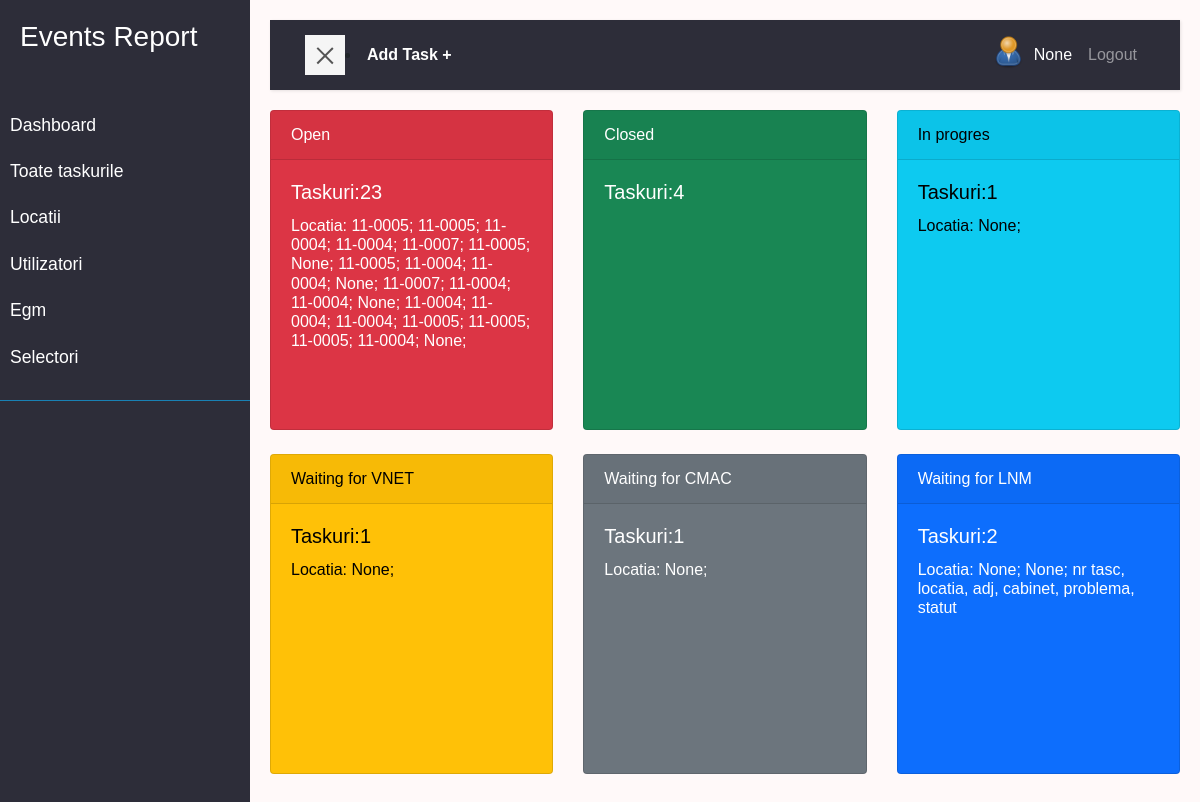
The app's page /dashboard/ (signed in), older data.
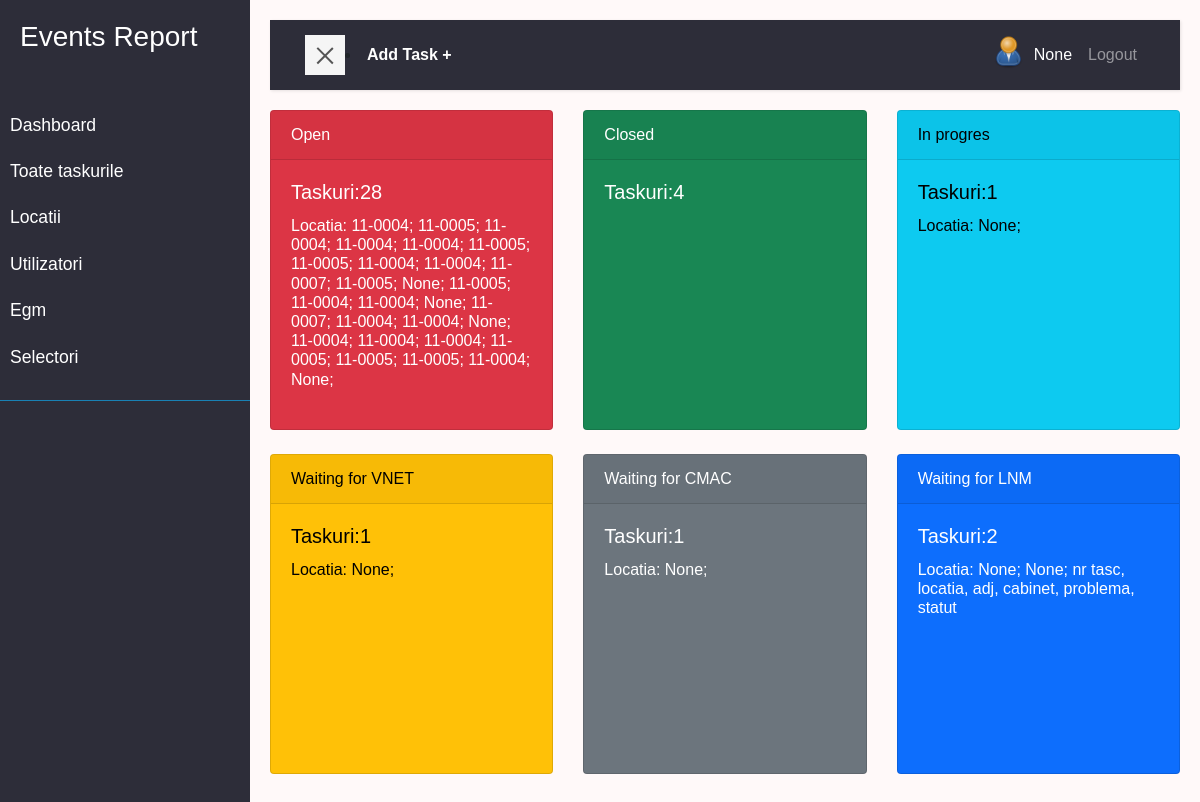
The same page, newer data.
### task/models.py (models this page shows, shortened)
class Task(models.Model):
    STAT = (
        ('open', 'Open'),
        ('closed', 'Closed'),
        ('in_progres', 'Progres'),
        ('waiting_vnet', 'VNET'),
        ('waiting_cmac', 'CMAC'),
        ('waiting_lnm', 'LNM'),
    )
    nr = models.BigAutoField(primary_key=True, unique=True, editable=False)
    created = models.DateTimeField(auto_now_add=True, null=True, blank=True)
    locatia = models.ForeignKey(
        Location, null=True, blank=True, on_delete=models.DO_NOTHING)
    egm = models.ForeignKey(Egm, null=True, blank=True,
                            on_delete=models.DO_NOTHING)
    owner = models.ForeignKey(
        Profile, null=True, blank=True, on_delete=models.DO_NOTHING)
    informatorul = models.CharField(max_length=200, blank=True, null=True)
    componenta = models.ForeignKey(
        'Componenta', null=True, blank=True, on_delete=models.DO_NOTHING)
    label = models.ForeignKey(
        'Label', null=True, blank=True, on_delete=models.DO_NOTHING)
    problema = models.TextField(blank=True, null=True)
    solutie = models.TextField(blank=True, null=True)
    sumar = models.TextField(blank=True, null=True)
    responsabil = models.CharField(max_length=200, blank=True, null=True)
    rezolutie = models.ForeignKey(
        'Rezolutie', null=True, blank=True, on_delete=models.DO_NOTHING)
    status = models.CharField(max_length=200, choices=STAT, default='open')
    data_inchidere = models.DateTimeField(null=True, blank=True)
    supervisor = models.CharField(max_length=200, blank=True, null=True)
    class Meta:
        ordering = ['-created']

### location/models.py (models this page shows)
class Location(models.Model):
    STAT = (
        ('deschisa', 'Deschisa'),
        ('inchisa', 'Inchisa'),
        ('in_progres', 'In progres'),
    )
    numar = models.CharField(max_length=200)
    name = models.CharField(max_length=200, null=True, blank=True)
    address = models.CharField(max_length=200, null=True, blank=True)
    status = models.CharField(max_length=200, choices=STAT)
    telefon = models.CharField(max_length=200, null=True, blank=True)
    adresa_ip = models.CharField(max_length=200, null=True, blank=True)
    manager = models.ForeignKey(
        'Manager', null=True, blank=True, on_delete=models.SET_NULL)
    data_deschidere = models.DateField(null=True, blank=True)
    data_inchidere = models.DateField(null=True, blank=True)
    created = models.DateTimeField(auto_now_add=True, null=True, blank=True)
    def __str__(self):
        return self.numar

### task/views.py (the view)
# urls.py: path('dashboard/', views.dashboard, name='dashboard') ,
@login_required(login_url='login')
def dashboard(request):
    open = Task.objects.filter(status='open')
    closed = Task.objects.filter(status='closed')
    progres = Task.objects.filter(status='in_progres')
    vnet = Task.objects.filter(status='waiting_vnet')
    cmac = Task.objects.filter(status='waiting_cmac')
    lnm = Task.objects.filter(status='waiting_lnm')
    context = {'open':open,'closed':closed,'progres':progres,
        'vnet':vnet,'cmac':cmac,'lnm':lnm}
    return render(request, 'task/dashboard.html', context)

### user/models.py (called while the page is built)
    @property
    def imageURL(self):
        try:
            url = self.profile_image.url
        except:
            url = ''
        return url

### task/templates/task/dashboard.html (shortened to what this page needs)
{% extends 'main.html' %}
{% block content %}
<div class="row g-2 ">
    <div class="col-4">
            <div class="card text-bg-danger mb-3 cardsize">
            <a href="{% url 'tasks-filtred' 'Open' %}" >
            <div class="card-header">Open</div>
            <div class="card-body">
              <h5 class="card-title">Taskuri:{{open.count}} </h5>
              <h6 class="card-text">Locatia: {% for loc in open %}
                                                {{loc.locatia}};
                                            {% endfor %}
              </h6>
            </div>
          </div>
      </div>
      <div class="col-4">
        <div class="card text-bg-success mb-3 cardsize">
        <a href="{% url 'tasks-filtred' 'Closed' %}" >
        <div class="card-header">Closed</div>
        <div class="card-body">
          <h5 class="card-title">Taskuri:{{closed.count}} </h5>
        </div>
      </div>
  </div>
  <div class="col-4">
    <div class="card text-bg-info mb-3 cardsize">
        <a href="{% url 'tasks-filtred' 'Progres' %}" >
    <div class="card-header">In progres</div>
    <div class="card-body">
      <h5 class="card-title">Taskuri:{{progres.count}} </h5>
      <h6 class="card-text">Locatia: {% for loc in progres %}
                                        {{loc.locatia}};
                                    {% endfor %}
      </h6>
    </div>
  </div>
</div>
<div class="col-4">
    <div class="card text-bg-warning mb-3 cardsize">
        <a href="{% url 'tasks-filtred' 'VNET' %}" >
    <div class="card-header">Waiting for VNET</div>
    <div class="card-body">
      <h5 class="card-title">Taskuri:{{vnet.count}} </h5>
      <h6 class="card-text">Locatia: {% for loc in vnet %}
                                {{loc.locatia}};
                            {% endfor %}
      </h6>
    </div>
  </div>
</div>
<div class="col-4">
    <div class="card text-bg-secondary mb-3 cardsize">
        <a href="{% url 'tasks-filtred' 'CMAC' %}" >
    <div class="card-header">Waiting for CMAC</div>
    <div class="card-body">
      <h5 class="card-title">Taskuri:{{cmac.count}} </h5>
      <h6 class="card-text">Locatia: {% for loc in cmac %}
                                        {{loc.locatia}};
                                    {% endfor %}
      </h6>
    </div>
  </div>
</div>
<div class="col-4">
    <div class="card text-bg-primary mb-3 cardsize">
    <a href="{% url 'tasks-filtred' 'LNM' %}" >
    <div class="card-header">Waiting for LNM</div>
    <div class="card-body">
      <h5 class="card-title">Taskuri:{{lnm.count}} </h5>
      <h6 class="card-text">Locatia: {% for loc in lnm %}
                                        {{loc.locatia}};
                                    {% endfor %}
        nr tasc, locatia, adj, cabinet,  problema, statut</h6>
    </div>
  </div>
</div>
  {% endblock %}

Row changes from the older to the newer data that the page shows:
added Task: locatia "11-0004"
added Task: locatia "11-0005"
added Task: locatia "11-0004"
added Task: locatia "11-0004"
added Task: locatia "11-0004"
Text that changed along with them:
{{ open.count }}: "23" → "28"
